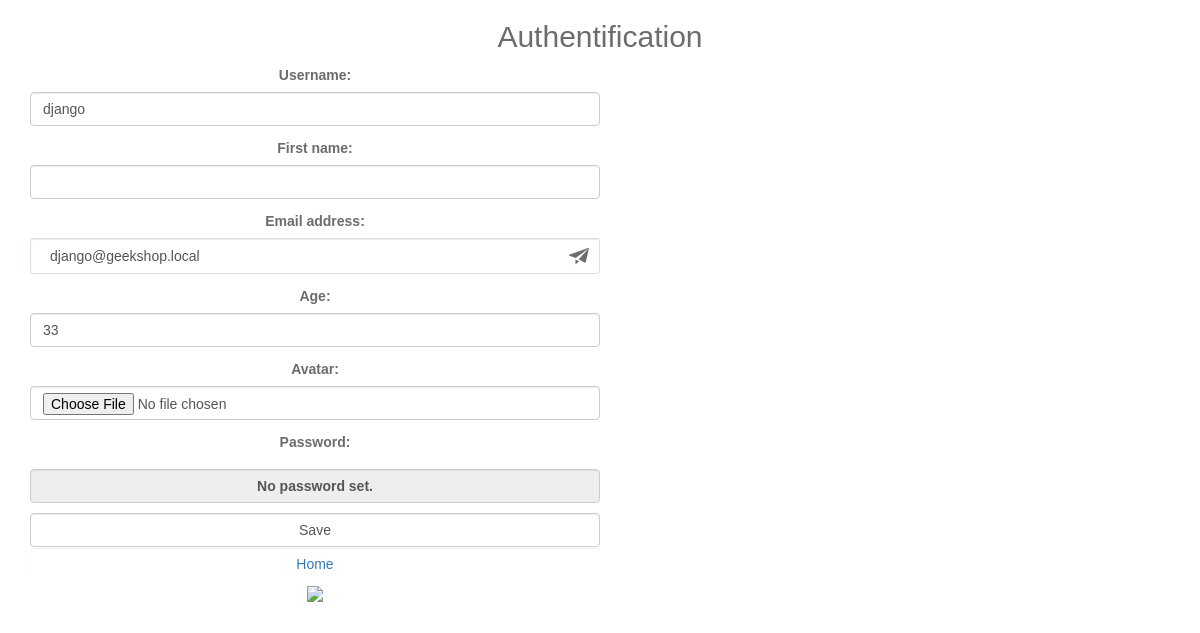
The app's page /auth/edit/ (signed in), older data.
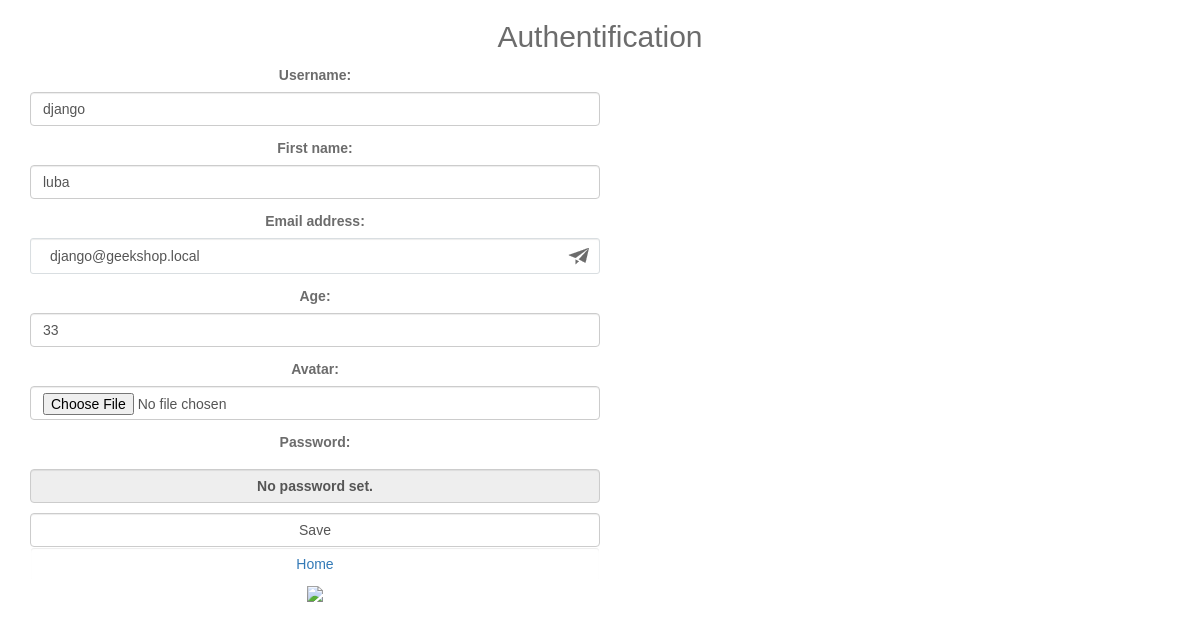
The same page, newer data.
### authapp/models.py (models this page shows)
class ShopUser(AbstractUser):
    avatar = models.ImageField(upload_to='users_avatars', blank=True)
    age = models.PositiveIntegerField(verbose_name = 'Age')

### authapp/views.py (the view)
# urls.py: path('edit/', authapp.edit, name='edit'),
def edit(request):
    title = 'редактирование'
    if request.method == 'POST':
        edit_form = ShopUserEditForm(request.POST, request.FILES, instance=request.user)
        if edit_form.is_valid():
            edit_form.save()
            return HttpResponseRedirect(reverse('auth:edit'))
    else:
        edit_form = ShopUserEditForm(instance=request.user)
    content = {'title': title, 'edit_form': edit_form}
    return render(request, 'authapp/edit.html', content)

### authapp/forms.py (shortened to what this page needs)
class ShopUserEditForm(UserChangeForm):
    class Meta:
        model = ShopUser
        fields = ('username', 'first_name', 'email', 'age', 'avatar')
    def __init__(self, *args, **kwargs):
        super(ShopUserEditForm, self).__init__(*args, **kwargs)
        for field_name, field in self.fields.items():
            field.widget.attrs['class'] = 'form-control'
            field.help_text = ''

### authapp/templates/authapp/edit.html (shortened to what this page needs)
{% extends 'authapp/base.html' %}
{% load static %}
{% block content %}
    <div class="auth_app text-center">
        <form class="form-horizontal" action="{% url 'auth:edit' %}" method="post" enctype="multipart/form-data">
            {{ edit_form.as_p }}
            <input class="form-control" type="submit" value="Save">
        </form>
        <button class="btn btn-round form-control last">
            <a href="{% url 'main' %}" class="">
                Home
            </a>
        </button>
        <div class="user_avatar"><img src="/media/{{ user.avatar }}"></div>
    </div>
{% endblock %}

Row changes from the older to the newer data that the page shows:
changed ShopUser "django": first_name (not shown) → "luba"
